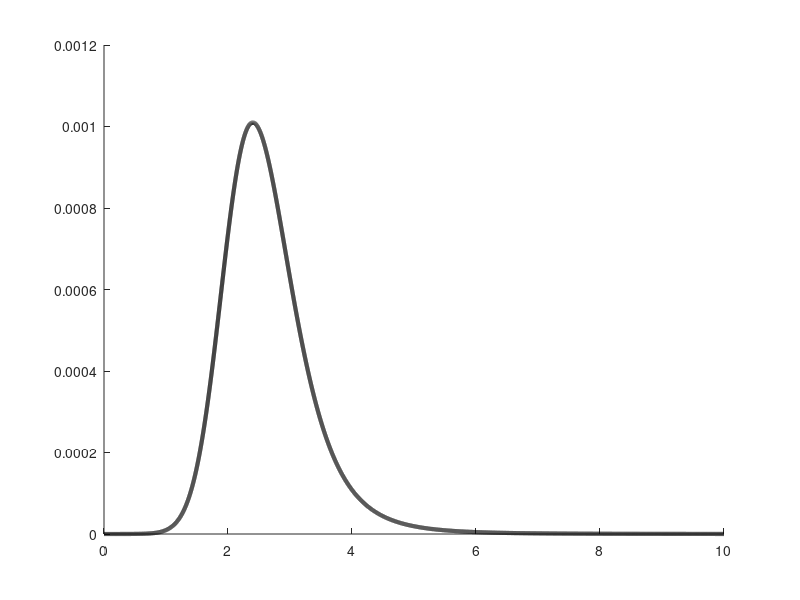

This figure's MATLAB source: (Note: this script raises an error after producing the figure.)
%% This code accompanies the manuscript entitled "A compartmental framework
%% for transitioning from patient-level to population-scale epidemiological
%% dynamics" by Hart et al. For further information about the paper or this
%% code, please email william.hart@keble.ox.ac.uk

%% We request that users cite the original publication when referring to
%% this code or any results generated from it.

%% This code reproduces the panels in Figure 2 of our paper.

clear all; close all; clc;


%% Patient-level dynamics

% Load patient-level data (the vector V_mean_vector contains the mean viral
% load, calculated over 10,000 within-host realisations, at the times since
% infection contained in x_vector).

load('patient_level_data.mat','x_vector','V_mean_vector')


% Calculate expected infectiousness, beta_vector, at times since infection
% x_vector, assuming infectiousness is proportional to viral load.

R0 = 1.5; %Basic reproduction number
N = 1000; %Population size
beta_vector = R0*V_mean_vector/N;


% Plot expected infectiousness curve

figure(1); hold on;
plot(x_vector,beta_vector,'k','linewidth',3)


%% Parameters for population-scale dynamics

% Initial conditions.

I0 = 1; %Initial number of infected individuals
S0 = N - I0; %Initial number of susceptibles


% Times at which population-scale dynamics are to be calculated.

tmax = 80; %Maximum time
dt = 0.001; %Time step
t_vector = 0:dt:tmax; %Time grid


%% Population-scale dynamics using compartmental method

% Parameters for compartmental framework.

n = 1000; %Values of the number of compartments, n
T = 7; %Expected infectiousness very small for greater times since infection 


% Use the compartmental method to calculate the population-scale dynamics,
% for the values of the number of compartments, n, specified by n_vector.

[~,dS_dt_vector_compartmental] = compartmental_solution(x_vector,beta_vector,n,T,S0,I0,t_vector);

% Plot results

figure(2); hold on;
plot(t_vector,-dS_dt_vector_compartmental,'color',[0,0.5,1],'linewidth',3)


%% Population-scale dynamics using IDE method

[~,dS_dt_vector_IDE] = IDE_solution(x_vector,beta_vector,S0,I0,tmax,dt);

% Plot results

plot(t_vector,-dS_dt_vector_IDE,'k--','linewidth',3)

%% Format figures

figure(1);
set(gcf,'Position',[360 278 560 560])
ax1 = gca;
ax1.FontSize = 24;
ax1.TitleFontSizeMultiplier = 1;
ax1.LabelFontSizeMultiplier = 1;
ax1.FontWeight = 'bold';
ax1.LineWidth = 1.5;
axis square
xlabel('Time since infection (days)');
ylabel('Expected infectiousness (day^{-1})');
xlim([0,7])
xticks(0:7);
ylim([0,1.02e-3])

figure(2);
set(gcf,'Position',[360 278 560 560])
ax1 = gca;
ax1.FontSize = 24;
ax1.TitleFontSizeMultiplier = 1;
ax1.LabelFontSizeMultiplier = 1;
ax1.FontWeight = 'bold';
ax1.LineWidth = 1.5;
axis square
xlim([0,80])
xticks(0:20:80)
ylim([0,26])
yticks(0:5:25)
xlabel('Time since start of outbreak (days)');
ylabel('Rate of new cases (day^{-1})');

l=legend({'Compartmental method','IDE method'},'Location','northeast');
l.Position=[0.3929    0.8750    0.5125    0.1027];